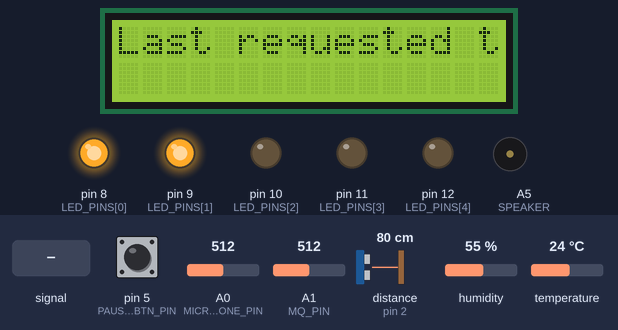
The program below on a simulated Arduino Uno, built with avr-gcc and run on an emulated ATmega328P. On the bench: 16×2 character LCD, output pins drawn as LEDs (lit = HIGH), buzzer (waves = sounding, pin HIGH). Wiring (inferred from the names in the program): ultrasonic range finder: trigger pin 3; echo pin 2. The test bench sets the inputs (shaded band); at power-on: distance to the obstacle (sensor on pin 2) 80 cm, A0 (MICROPHONE_PIN) = 512, pin 5 (PAUSE_PLAY_BTN_PIN) HIGH, A1 (MQ_PIN) = 512, humidity 55 %, temperature 24 °C. The echo pulse lasts 58.3 µs per cm; pins used as bus, display or sensor lines are not drawn; what the program prints to the serial monitor is not drawn.

Above: at 1.2 s.
1.3 s: A0 (MICROPHONE_PIN) fed a 200 Hz sine of ±255 counts around its level
At 4.3 s:
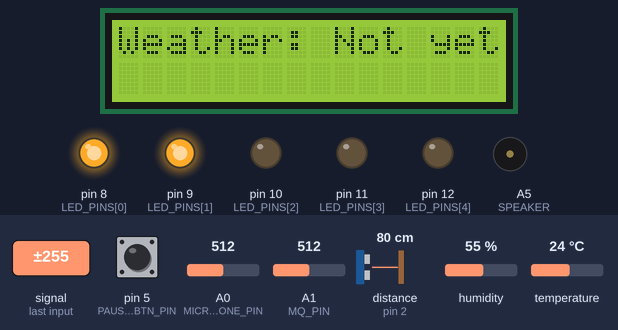
8.5 s: distance to the obstacle (sensor on pin 2) set to 2 cm
At 9.9 s:
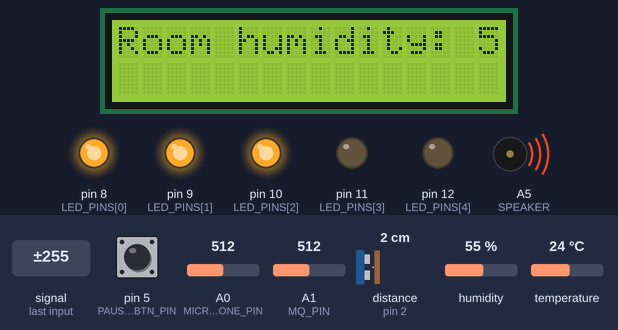
16.2 s: A0 (MICROPHONE_PIN) set to 992
At 19.3 s:
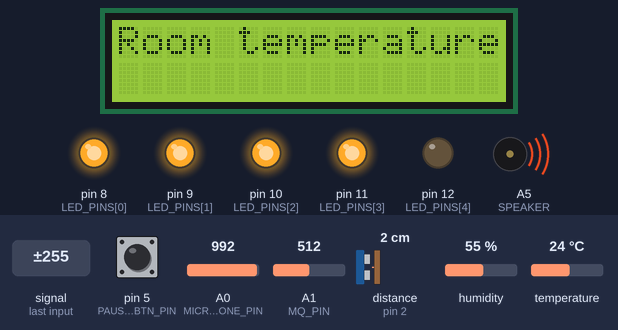
23.9 s: A0 (MICROPHONE_PIN) set to 630
28.5 s: A0 (MICROPHONE_PIN) set to 600
At 30.8 s:
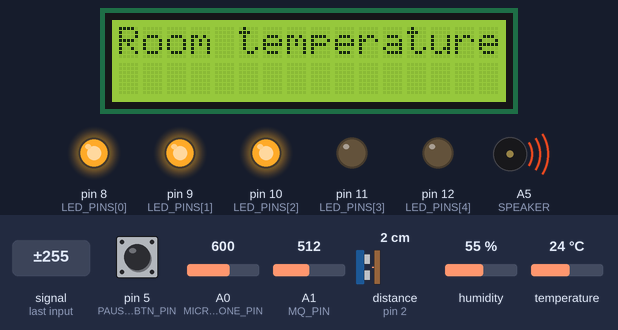
Timing chart, 0 to 32.3 s (numbered marks = the images above; inputs shaded):
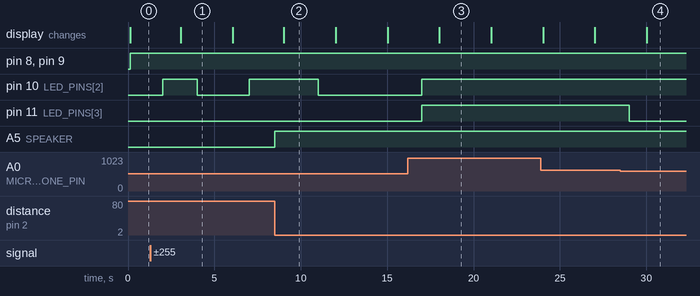

The program:

main.cpp
```cpp
#include <Arduino.h>

#include "callbacks.h"


void setup() {
    // put your setup code here, to run once:
    Serial.begin(9600);

    init_tasks();
}

void loop() {
    // put your main code here, to run repeatedly:
    run_tasks();
}
```

callbacks.h
```cpp
void lcd_output_callback();     // output info to LCD
void noise_monitor_callback();  // get noise level in room
void gas_monitor_callback();    // get CO2 level in room
void volume_ctl_callback();     // handle speaker volume with gestures
void weather_btn_handler();     // handle the weather button presses
void play_pause_btn_handler();  // handle the play/pause button presses
void time_btn_handler();        // handle the time button presses
void dht_monitor_callback();    // reads DHT data

void init_tasks(); // run task setup
void run_tasks();  // loop tasks
```

constants.h
```cpp
#define LOW_HYDROGEN_LEVEL 300
#define MID_HYDROGEN_LEVEL 600
#define DHTTYPE DHT11
```

request_codes.h
```cpp
#define REQUEST_WEATHER 0xDE
#define REQUEST_TIME    0xAD
```

callbacks.cpp
```cpp
#include <TaskScheduler.h>
#include <LiquidCrystal_I2C.h>
#include <Wire.h>
#include <DHT.h>

#include "callbacks.h"
#include "pins.h"
#include "request_codes.h"
#include "constants.h"

Scheduler runner;

Task lcd_output_task(3000UL, TASK_FOREVER, &lcd_output_callback);
Task noise_monitor_task(TASK_SECOND, TASK_FOREVER, &noise_monitor_callback);
Task gas_monitor_task(TASK_SECOND, TASK_FOREVER, &gas_monitor_callback);
Task volume_ctl_task(TASK_IMMEDIATE, TASK_FOREVER, &volume_ctl_callback);
Task weather_btn_task(TASK_IMMEDIATE, TASK_FOREVER, &weather_btn_handler);
Task play_pause_btn_task(TASK_IMMEDIATE, TASK_FOREVER, &play_pause_btn_handler);
Task time_btn_task(TASK_IMMEDIATE, TASK_FOREVER, &time_btn_handler);
Task dht_monitor_task(3000UL, TASK_FOREVER, &dht_monitor_callback);

LiquidCrystal_I2C lcd(0x27, 16, 2);
DHT dht(DHT_PIN, DHTTYPE);

int weather_degrees_c = 404;
int time = 404;
int currentMessage = 0;

int dht_temperature;
int dht_humidity;

void init_tasks() {
    runner.init();

    runner.addTask(lcd_output_task);
    runner.addTask(noise_monitor_task);
    runner.addTask(gas_monitor_task);
    runner.addTask(volume_ctl_task);
    //runner.addTask(weather_btn_task);
    runner.addTask(play_pause_btn_task);
    //runner.addTask(time_btn_task);
    runner.addTask(dht_monitor_task);

    lcd_output_task.enable();
    noise_monitor_task.enable();
    gas_monitor_task.enable();
    volume_ctl_task.enable();
    //weather_btn_task.enable();
    play_pause_btn_task.enable();
    //time_btn_task.enable();
    dht_monitor_task.enable();
}


void run_tasks() {
    runner.execute();
}


void lcd_output_callback() {
    if(lcd_output_task.isFirstIteration()) {
        Serial.println("LCD initializing..");
        lcd.init();
        lcd.backlight();

        lcd.setCursor(0, 0);
        lcd.print("Hello there!");
    }

    const char *messages[4];
    messages[0] = "Last requested time: ";
    messages[1] = "Weather: ";
    messages[2] = "Room temperature: ";
    messages[3] = "Room humidity: ";

    int data[] { time, weather_degrees_c, dht_temperature, dht_humidity };

    lcd.clear();
    lcd.print(messages[currentMessage]);
    if(data[currentMessage] == 404) lcd.print("Not yet requested");
    else lcd.print(data[currentMessage]);

    if (++currentMessage > 3) {
        currentMessage = 0;
    }


}


void noise_monitor_callback() {
    if(noise_monitor_task.isFirstIteration()) {
        Serial.println("Running noise monitor..");
        pinMode(MICROPHONE_PIN, INPUT);

        for(int pin = 0; pin < LED_COUNT; pin++) {
            pinMode(LED_PINS[pin], OUTPUT);
        }
    }

    int mic_val = analogRead(MICROPHONE_PIN);

    int led_indicator_count = map(mic_val, 0, 1023, 0, LED_COUNT);

    for (int pin = 0; pin < led_indicator_count; pin++) {
        digitalWrite(LED_PINS[pin], HIGH); // turn on N leds, where N is proportional to the noise lvl
    }

    for(int pin = LED_COUNT; pin > led_indicator_count; pin--) {
        digitalWrite(LED_PINS[pin], LOW); // turn fff the rest of the pins
    }

}


void gas_monitor_callback() {
    if(gas_monitor_task.isFirstIteration()) {
        Serial.println("Running gas monitor..");
    }

    int gas_value = analogRead(MQ_PIN);

    if(gas_value < LOW_HYDROGEN_LEVEL) {
        digitalWrite(RGB_G, HIGH);
        digitalWrite(RGB_B, LOW);
        digitalWrite(RGB_R, LOW);
    } else if(gas_value < MID_HYDROGEN_LEVEL) {
        digitalWrite(RGB_G, HIGH);
        digitalWrite(RGB_B, HIGH);
        digitalWrite(RGB_R, LOW);
    } else {
        digitalWrite(RGB_G, LOW);
        digitalWrite(RGB_B, LOW);
        digitalWrite(RGB_R, HIGH);
    }
}


void dht_monitor_callback() {
    if(volume_ctl_task.isFirstIteration()) {
        Serial.println("Initializing DHT..");

        dht.begin();
    }
    dht_temperature = dht.readTemperature(); // read as C
    dht_humidity = dht.readHumidity();
}


void volume_ctl_callback() {
    if(volume_ctl_task.isFirstIteration()) {
        Serial.println("Running volume control..");
        pinMode(ECHO_PIN, INPUT);
        pinMode(TRIGGER_PIN, OUTPUT);
    }

    digitalWrite(TRIGGER_PIN, LOW);
    delayMicroseconds(2);

    digitalWrite(TRIGGER_PIN, HIGH);
    delayMicroseconds(10);
    digitalWrite(TRIGGER_PIN, LOW);

    long duration = pulseIn(ECHO_PIN, HIGH);
    int distance = duration * 0.034 / 2; // cm

    if (distance >= 8) {
        return ;
    }

    int volume = map(distance, 0, 7, 0, 1023);
    analogWrite(SPEAKER, volume);
}


void weather_btn_handler() {
    if(weather_btn_task.isFirstIteration()) {
        Serial.println("Starting weather request handler..");

        pinMode(WEATHER_BTN_PIN, INPUT_PULLUP);
    }

    bool request_weather = digitalRead(WEATHER_BTN_PIN);

    if(request_weather) {
        Serial.write(REQUEST_WEATHER);
        while (Serial.available() <= 0); // possible bug if 2 handlers are waiting for output at the same time

        weather_degrees_c = Serial.read();
    }
}

void play_pause_btn_handler() {
    if(play_pause_btn_task.isFirstIteration()) {
        Serial.println("Starting playse/pause button handler..");

        pinMode(PAUSE_PLAY_BTN_PIN, INPUT_PULLUP);
    }
    bool is_playing = false;
    bool switch_pause = digitalRead(PAUSE_PLAY_BTN_PIN);

    if(switch_pause) {
        is_playing = !is_playing;

        if(is_playing) {
            // todo pause
        } else {
            // todo play
        }
    }
}


void time_btn_handler() {
    if(time_btn_task.isFirstIteration()) {
        Serial.println("Starting time request handler..");

        pinMode(GET_TIME_BTN_PIN, INPUT_PULLUP);
    }

    bool request_time = digitalRead(GET_TIME_BTN_PIN);

    if(request_time) {
        Serial.write(REQUEST_TIME);
        while (Serial.available() <= 0);

        time = Serial.read();
    }
}
```

pins.h
```cpp
#define MICROPHONE_PIN A0
#define MQ_PIN         A1
#define RGB_R           0
#define RGB_G           4
#define RGB_B           6
#define SPEAKER        A5

#define DHT_PIN             1
#define ECHO_PIN            2
#define TRIGGER_PIN         3
#define WEATHER_BTN_PIN     4
#define PAUSE_PLAY_BTN_PIN  5
#define GET_TIME_BTN_PIN    6
#define LIGHTS_PIN          7

#define LED_COUNT 5

const int LED_PINS[5] = { 8, 9, 10, 11, 12 };
```

Measured:
- the behaviour switches between 614 and 613 on A0 (MICROPHONE_PIN) (found by bisection; images 3 and 4)
- after the input at 1.3 s, pin 10 (LED_PINS[2]): LOW → HIGH after 0.71 s, → LOW 2.0 s later, → HIGH 3.0 s later
- after the input at 8.5 s, A5 (SPEAKER): LOW → HIGH at once
- after the input at 16.2 s, pin 10 (LED_PINS[2]): LOW → HIGH after 0.80 s instead of 6.8 s; pin 11 (LED_PINS[3]): LOW → HIGH after 0.80 s
- after the input at 28.5 s, pin 11 (LED_PINS[3]): HIGH → LOW after 0.50 s
- what the display in image 1 shows lasts 2.9 s, from 3.1 s to 6.0 s
